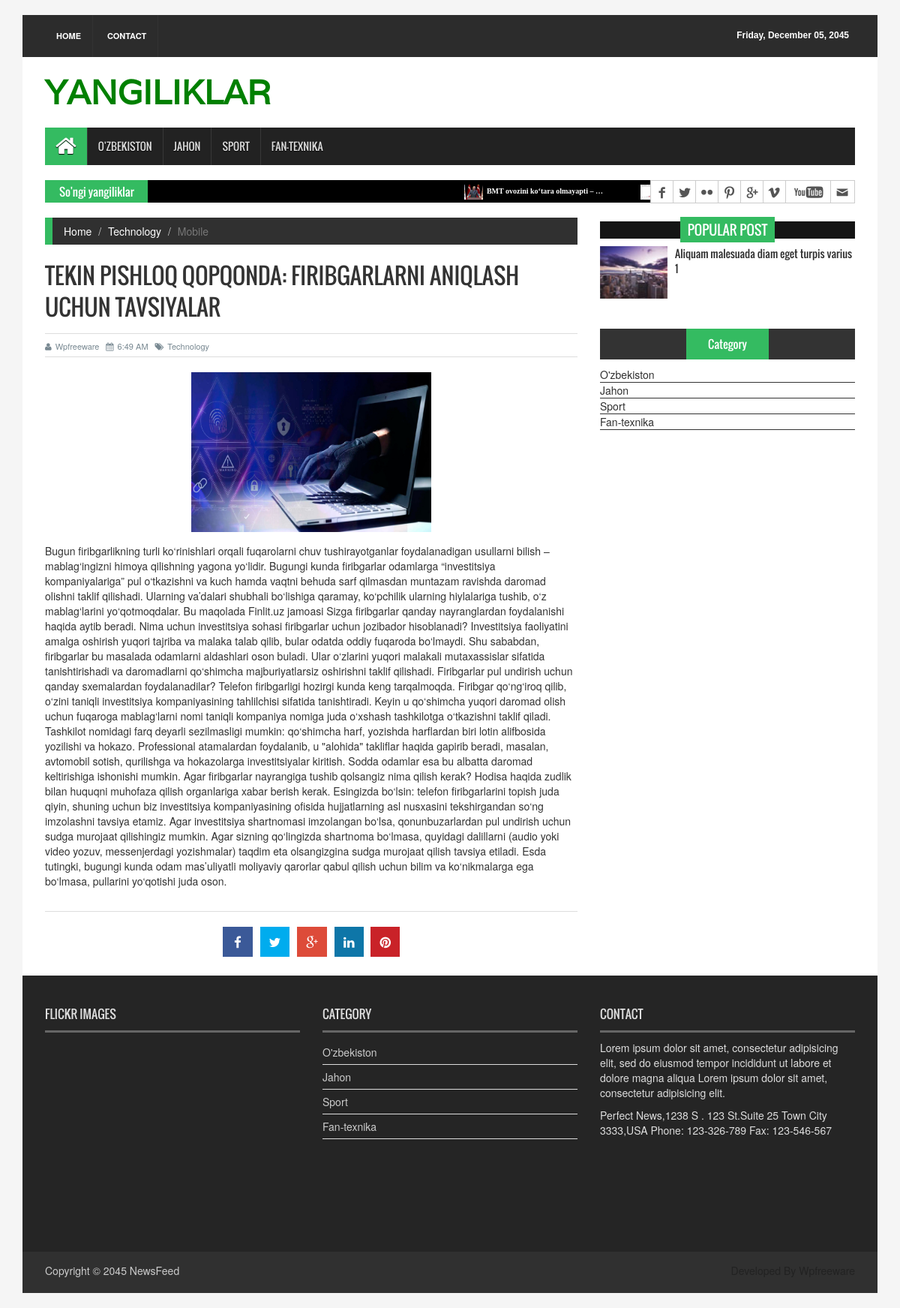
The page /news-detail/5/ on the database its author committed.
### news/models.py (models this page shows, shortened)
class CategoryModel(models.Model):
    name = models.CharField(max_length=50, verbose_name='Kategoriya nomi')
    class Meta:
        db_table = 'Categorys'
        managed = True
        verbose_name = 'Kategoriyalar'
        verbose_name_plural = 'Kategoriyalar'

class NewsModel(models.Model):
    class Status(models.TextChoices):
        Deactive = 'Faol emas', 'Faol emas'
        Active = 'Faol', 'Faol'
    title = models.CharField(max_length=250, verbose_name='Yangilik nomi')
    body = models.TextField(verbose_name="Yangilik haqida ma'lumotlar")
    image = models.ImageField(upload_to='news/images', verbose_name='Rasmi')
    category = models.ForeignKey(CategoryModel,
                                 on_delete=models.CASCADE,
                                 verbose_name='Kategoriyasi'
                                 )
    publish_time = models.DateTimeField(default=timezone.now, verbose_name='Yangilik yaratilgan vaqqt')
    created_time = models.DateTimeField(auto_now_add=True)
    updeted_time = models.DateTimeField(auto_now=True)
    status = models.CharField(max_length=50,
                              choices=Status.choices,
                              default=Status.Deactive,
                              verbose_name='Holati'
                              )
    objects = models.Manager()
    manager = ActivedManager()
    class Meta:
        ordering = ['-publish_time']
        db_table = 'News'
        managed = True
        verbose_name = 'Yangiliklar'
        verbose_name_plural = 'Yangiliklar'

### news/views.py (the view)
# urls.py: path('news-detail/<int:pk>/', view=NewsDetailView.as_view(), name='news_detail_page'),
class NewsDetailView(View):
     def get(self, request, pk):
          news_detail = NewsModel.objects.get(pk=pk)
          category_list = CategoryModel.objects.all()
          all_news_list = NewsModel.manager.all().order_by('-publish_time')[:9]
          context = {
               'category_list' : category_list,
               'news_detail' : news_detail,
               'all_news_list' : all_news_list
          }
          return render(request=request, template_name='news/news_detail.html', context=context)

### news/context_processor.py (called while the page is built)
def UniverCategory(self,):
    category_list = CategoryModel.objects.all()
    context = {
        'category_list' : category_list,
    }
    return context

### news/models.py (called while the page is built)
    def get_queryset(self):
        return super().get_queryset().filter(status='Faol')

### templates/news/news_detail.html (shortened to what this page needs)
{% extends "news/base.html" %}
{% load static %}
{% block category %}
<section id="navArea">
  <nav class="navbar navbar-inverse" role="navigation">
    <div id="navbar" class="navbar-collapse collapse">
      <ul class="nav navbar-nav main_nav">
        <li class="active"><a href="index.html"><span class="fa fa-home desktop-home"></span><span class="mobile-show">Home</span></a></li>
        {% for category in category_list %}
          <li><a href="{% url 'category_detail_page' category.pk %}">{{category.name}}</a></li>
        {% endfor %}
      </ul>
    </div>
  </nav>
</section>
{% endblock category %}
{% block content %}
  <section id="contentSection">
    <div class="row">
      <div class="col-lg-8 col-md-8 col-sm-8">
        <div class="left_content">
          <div class="single_page">
            <ol class="breadcrumb">
              <li><a href="../index.html">Home</a></li>
              <li><a href="#">Technology</a></li>
              <li class="active">Mobile</li>
            </ol>
            <h1>{{news_detail.title}}</h1>
            <div class="post_commentbox"> <a href="#"><i class="fa fa-user"></i>Wpfreeware</a> <span><i class="fa fa-calendar"></i>6:49 AM</span> <a href="#"><i class="fa fa-tags"></i>Technology</a> </div>
            <div class="single_page_content"> <img class="img-center" src="{{news_detail.image.url}}" alt="">
              <p>{{news_detail.body}}</p>
            </div>
            <div class="social_link">
              <ul class="sociallink_nav">
                <li><a href="#"><i class="fa fa-facebook"></i></a></li>
                <li><a href="#"><i class="fa fa-twitter"></i></a></li>
                <li><a href="#"><i class="fa fa-google-plus"></i></a></li>
                <li><a href="#"><i class="fa fa-linkedin"></i></a></li>
                <li><a href="#"><i class="fa fa-pinterest"></i></a></li>
              </ul>
          </div>
        </div>
      </div>
    </div>
{% endblock content %}
{% block content3 %}
  {% for news in all_news_list %}
    <li><a href="{% url 'news_detail_page' news.pk %}"> <img src="{{news.image.url}}" alt="">{{news.title | truncatewords:5}}</a></li>
  {% endfor %}
{% endblock content3 %}
{% block content2 %}
      <div class="col-lg-4 col-md-4 col-sm-4">
        <aside class="right_content">
          <div class="single_sidebar">
            <h2><span>Popular Post</span></h2>
            <ul class="spost_nav">
              <li>
                <div class="media wow fadeInDown"> <a href="pages/single_page.html" class="media-left"> <img alt="" src="{% static 'images/post_img1.jpg' %}"> </a>
                  <div class="media-body"> <a href="pages/single_page.html" class="catg_title"> Aliquam malesuada diam eget turpis varius 1</a> </div>
                </div>
              </li>
            </ul>
          </div>
          <div class="single_sidebar">
            <ul class="nav nav-tabs" role="tablist">
              <li role="presentation" class="active"><a href="#category" aria-controls="home" role="tab" data-toggle="tab">Category</a></li>
            </ul>
            <div class="tab-content">
              <div role="tabpanel" class="tab-pane active" id="category">
                <ul>
                  {% for category in category_list %}
                    <li><a href="{% url 'category_detail_page' category.pk %}">{{category.name}}</a></li>
                  {% endfor %}
                </ul>
              </div>
            </div>
          </div>
        </aside>
      </div>
    </div>
  </section>
{% endblock content2 %}

### templates/news/base.html (shortened to what this page needs)
<!DOCTYPE html>
{% load static %}
<html>
<head>
<link rel="stylesheet" type="text/css" href="{% static 'css/bootstrap.min.css' %}">
<link rel="stylesheet" type="text/css" href="{% static 'css/font-awesome.min.css' %}">
<link rel="stylesheet" type="text/css" href="{% static 'css/animate.css' %}">
<link rel="stylesheet" type="text/css" href="{% static 'css/font.css' %}">
<link rel="stylesheet" type="text/css" href="{% static 'css/li-scroller.css' %}">
<link rel="stylesheet" type="text/css" href="{% static 'css/slick.css' %}">
<link rel="stylesheet" type="text/css" href="{% static 'css/jquery.fancybox.css' %}">
<link rel="stylesheet" type="text/css" href="{% static 'css/theme.css' %}">
<link rel="stylesheet" type="text/css" href="{% static 'css/style.css' %}">
</head>
<body>
<div class="container">
  <header id="header">
    <div class="row">
      <div class="col-lg-12 col-md-12 col-sm-12">
        <div class="header_top">
          <div class="header_top_left">
            <ul class="top_nav">
              <li><a href="{% url 'home_page' %}">Home</a></li>
              <li><a href="{% url 'contact_page' %}">Contact</a></li>
            </ul>
          </div>
          <div class="header_top_right">
            <p>Friday, December 05, 2045</p>
          </div>
        </div>
      </div>
      <div class="col-lg-12 col-md-12 col-sm-12">
        <div class="header_bottom">
          <div class="logo_area"><a href="{% url 'home_page' %}" class="logo" style="color: green;" >YANGILIKLAR</a></div>
        </div>
      </div>
    </div>
  </header>
{% block category %}
{% endblock category %}
  <section id="newsSection">
    <div class="row">
      <div class="col-lg-12 col-md-12">
        <div class="latest_newsarea"> <span>So'ngi yangiliklar</span>
          <ul id="ticker01" class="news_sticker">
            {% block content3 %}{% endblock content3 %}
          </ul>
          <div class="social_area">
            <ul class="social_nav">
              <li class="facebook"><a href="#"></a></li>
              <li class="twitter"><a href="#"></a></li>
              <li class="flickr"><a href="#"></a></li>
              <li class="pinterest"><a href="#"></a></li>
              <li class="googleplus"><a href="#"></a></li>
              <li class="vimeo"><a href="#"></a></li>
              <li class="youtube"><a href="#"></a></li>
              <li class="mail"><a href="#"></a></li>
            </ul>
          </div>
        </div>
      </div>
    </div>
  </section>
{% block content %}
{% endblock content %}
{% block content2 %}
{% endblock content2 %}
  <footer id="footer">
    <div class="footer_top">
      <div class="row">
        <div class="col-lg-4 col-md-4 col-sm-4">
          <div class="footer_widget wow fadeInLeftBig">
            <h2>Flickr Images</h2>
          </div>
        </div>
        <div class="col-lg-4 col-md-4 col-sm-4">
          <div class="footer_widget wow fadeInDown">
            <h2>Category</h2>
            <ul class="tag_nav">
              {% for category in category_list %}
                <li><a href="{% url 'category_detail_page' category.pk %}">{{category.name}}</a></li>
              {% endfor %}
            </ul>
          </div>
        </div>
        <div class="col-lg-4 col-md-4 col-sm-4">
          <div class="footer_widget wow fadeInRightBig">
            <h2>Contact</h2>
            <p>Lorem ipsum dolor sit amet, consectetur adipisicing elit, sed do eiusmod tempor incididunt ut labore et dolore magna aliqua Lorem ipsum dolor sit amet, consectetur adipisicing elit.</p>
            <address>
            Perfect News,1238 S . 123 St.Suite 25 Town City 3333,USA Phone: 123-326-789 Fax: 123-546-567
            </address>
          </div>
        </div>
      </div>
    </div>
    <div class="footer_bottom">
      <p class="copyright">Copyright &copy; 2045 <a href="index.html">NewsFeed</a></p>
      <p class="developer">Developed By Wpfreeware</p>
    </div>
  </footer>
</div>
</body>
</html>

### static/css/li-scroller.css (style rules this page uses)
ul.newsticker { position:relative; left:750px; font:bold 10px Verdana; list-style-type:none; margin:0; padding:0 }
ul.newsticker li { float:left; margin:0; padding:0 }
ul.newsticker a { white-space:nowrap; padding:0; color:#fff; margin:0 50px 0 0 }
ul.newsticker a > img { height:20px; margin-right:5px; width:25px }

### static/css/theme.css (style rules this page uses)
.navbar-inverse .navbar-nav > .active > a, .navbar-inverse .navbar-nav > .active > a:hover, .navbar-inverse .navbar-nav > .active > a:focus { background-color:#34bb61 }
.latest_newsarea span { background:none repeat scroll 0 0 #34bb61 }
.single_sidebar > h2 span { background:none repeat scroll 0 0 #34bb61 }
.nav-tabs > li.active > a, .nav-tabs > li.active > a:hover, .nav-tabs > li.active > a:focus { background-color:#34bb61 }
.breadcrumb { border-left:10px solid #34bb61 }

### rows shown on the page
CategoryModel: name "O'ZBEKISTON", name "O'zbekiston"
CategoryModel: name "JAHON", name "Jahon"
CategoryModel: name "SPORT", name "Sport"
CategoryModel: name "FAN-TEXNIKA", name "Fan-texnika"
NewsModel: image (picture), title "BMT ovozini ko‘tara olmayapti – …"
NewsModel: title "TEKIN PISHLOQ QOPQONDA: FIRIBGARLARNI ANIQLASH UCHUN TAVSIYALAR", image (picture), body "Bugun firibgarlikning turli ko‘rinishlari orqali fuqarolarni chuv tushirayotganlar foydalanadigan usullarni bilish – mablag‘ingizni himoya qilishning yagona yo‘lidir. Bugungi kunda firibgarlar odamlarga “investitsiya kompaniyalariga” pul o‘tkazishni va kuch hamda vaqtni behuda sarf qilmasdan muntazam ravishda daromad olishni taklif qilishadi. Ularning va’dalari shubhali bo‘lishiga qaramay, ko‘pchilik ularning hiylalariga tushib, o‘z mablag‘larini yo‘qotmoqdalar. Bu maqolada Finlit.uz jamoasi Sizga firibgarlar qanday nayranglardan foydalanishi haqida aytib beradi. Nima uchun investitsiya sohasi firibgarlar uchun jozibador hisoblanadi? Investitsiya faoliyatini amalga oshirish yuqori tajriba…"
